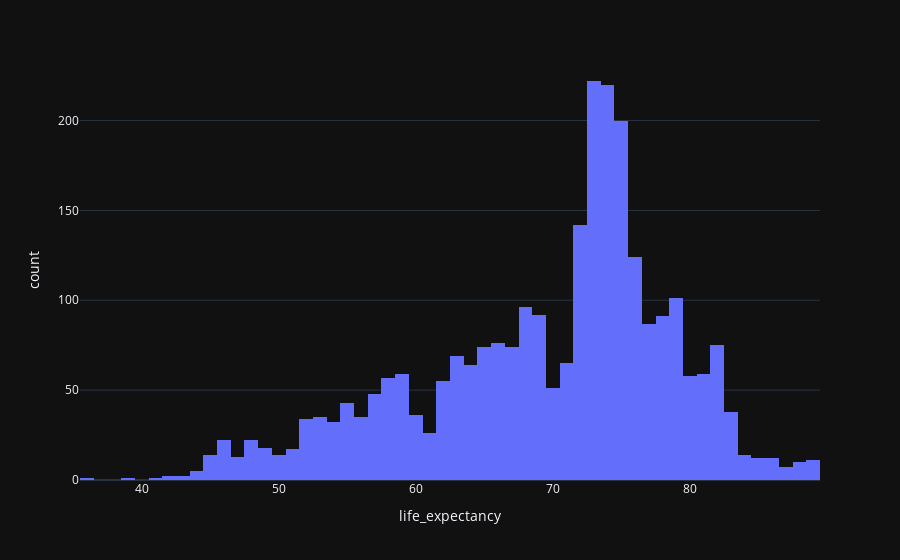

Write notebook code for a chart like this one.
### Code cell
#Plottting the values
fig=px.histogram(df,x='life_expectancy',template='plotly_dark')
fig.show()

### Figure 1 — Plotly figure (JSON) as saved in the notebook; plotly's stock layout.template omitted (floating-point values rounded to 4 significant figures; data arrays with more than 128 entries replaced by an {"elided": "..."} marker saying what was removed)
{"data": [{"alignmentgroup": "True", "bingroup": "x", "hovertemplate": "life_expectancy=%{x}<br>count=%{y}<extra></extra>", "legendgroup": "", "marker": {"color": "#636efa", "pattern": {"shape": ""}}, "name": "", "offsetgroup": "", "orientation": "v", "showlegend": false, "type": "histogram", "x": {"elided": "2736 float values"}, "xaxis": "x", "yaxis": "y"}], "layout": {"barmode": "relative", "legend": {"tracegroupgap": 0}, "margin": {"t": 60}, "xaxis": {"anchor": "y", "domain": [0, 1], "title": {"text": "life_expectancy"}}, "yaxis": {"anchor": "x", "domain": [0, 1], "title": {"text": "count"}}}}
